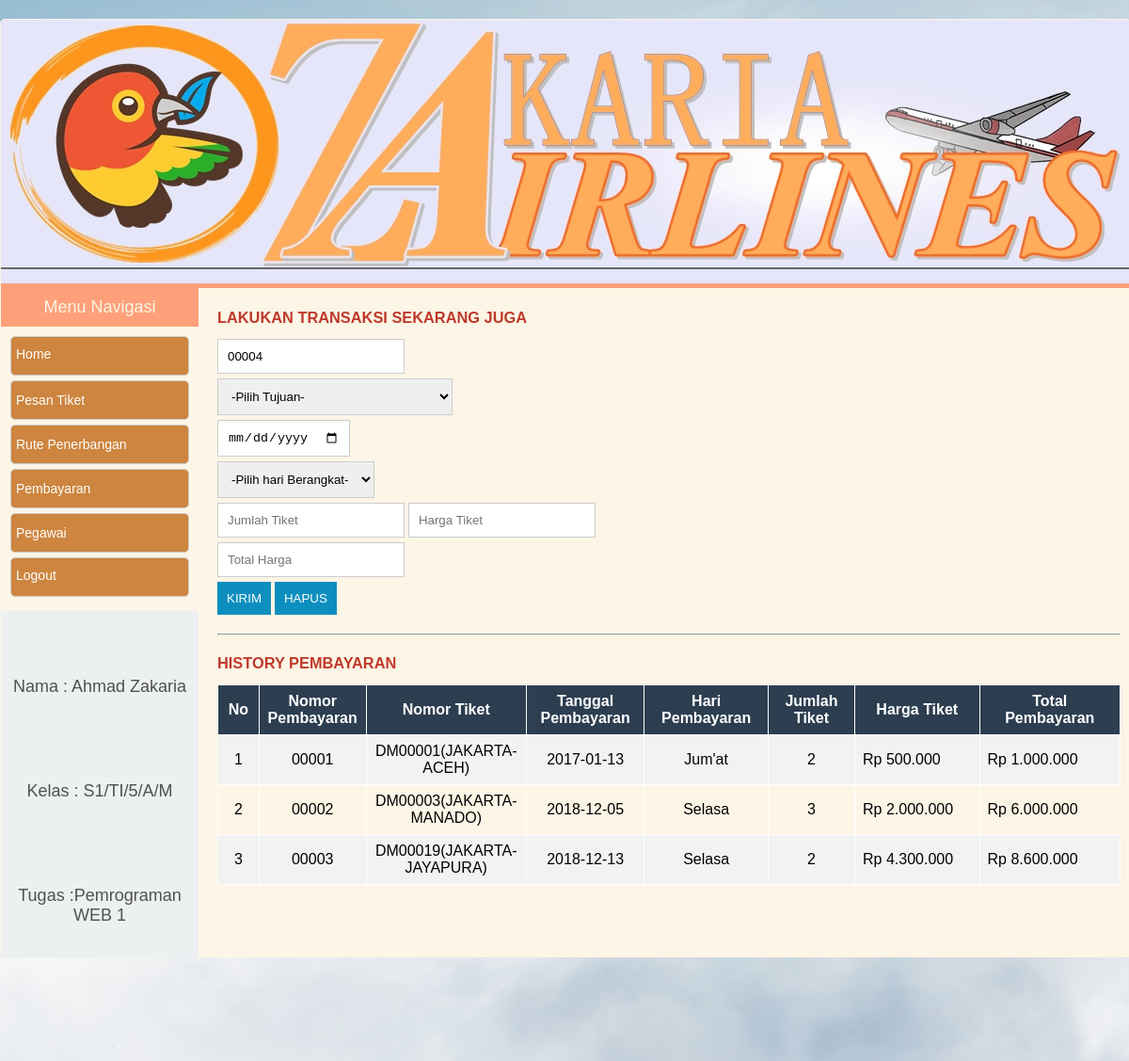
/entry_pembayaran.php (signed in), run on the app's committed database.
### tables this page shows
CREATE TABLE `tbl_pembayaran` (
  `no_pembayaran` varchar(11) NOT NULL,
  `no_tiket` varchar(100) NOT NULL,
  `tgl_pembayaran` date NOT NULL,
  `hari_pembayaran` varchar(6) NOT NULL,
  `jumlah_tiket` int(3) NOT NULL,
  `harga_tiket` int(10) NOT NULL,
  `total_pembayaran` varchar(100) NOT NULL
);

### data/data_pembayaran.php (the view, shortened to what this page needs)
<table id="tabel"  border="1" cellpadding="3" >
	<tr>
		<th style="width: 40px;">No</th>
		<th style="width: 100px;">Nomor Pembayaran</th>
		<th style="width: 160px;">Nomor Tiket</th>
		<th style="width: 140px;">Tanggal Pembayaran</th>
		<th style="width: 160px;">Hari Pembayaran</th>
		<th style="width: 120px;">Jumlah Tiket</th>
		<th style="width: 220px;">Harga Tiket</th>
		<th style="width: 220px;">Total Pembayaran</th>
	</tr>
	<?php include('koneksi/conn.php');
	$sql = "SELECT * FROM tbl_pembayaran";
	$hasil=mysql_query($sql) or die(mysql_error());
	$no=1;
	while ($data = mysql_fetch_array ($hasil)){
		$harga=$data['harga_tiket'];
		$total=$data['total_pembayaran'];
		?>
		<tr>
			<td><p align=center><?php echo $no++?></td>
			<td><p align=center><?php echo $data['no_pembayaran'];?></td>
			<td><p align=center><?php echo $data['no_tiket']; ?></td>
			<td><p align=center><?php echo $data['tgl_pembayaran']; ?></td>
			<td><p align=center><?php echo $data['hari_pembayaran']; ?></td>
			<td><p align=center><?php echo $data['jumlah_tiket']; ?></td>
			<td>Rp <?php echo number_format($harga,0,".","."); ?></td>
			<td>Rp <?php echo number_format($total,0,".","."); ?></td>
		</tr>
		<?php } ?>
	</table>

### entry_pembayaran.php (shortened to what this page needs)
<?php
include('template/top.php');
include('template/navigasi.php');
$no = 1;
$sql = "SELECT * FROM tbl_pembayaran ORDER BY no_pembayaran DESC limit 1";
$hasil=mysql_query($sql) or die(mysql_error());
?>
<div id="main">
	<div class="content">
		<h3>Lakukan Transaksi Sekarang Juga</h3>
		<form action="insertpembayaran.php" method="POST">
			<div class="input-group">
				<input type="text" placeholder="Nomor Indentitas Pembayaran" value="0000<?php while($rows=mysql_fetch_array($hasil)){ $num = $rows['no_pembayaran']+$no; echo $num; }?>" name="no_pembayaran" readonly>
			</div>
				<div class="input-group">
			<select name="no_tiket" id="no_tiket"  style="width: 250px;">
				<option value=>-Pilih Tujuan-</option>
					</select>
				</div>
					<div class="input-group">
						<input type="date" placeholder="Tanggal Pembayaran" name="tgl_pembayaran">
							</div>
						<div class="input-group">
				<select name="hari_pembayaran" id="">
					<option value="0">-Pilih hari Berangkat-</option>
				</select>
			</div>
			<div class="input-group">
				<input type="text" placeholder="Jumlah Tiket" id="jumlah" oninput="calculate()" name="jumlah_tiket">
				<input type="text" placeholder="Harga Tiket" id="harga" oninput="calculate()" name="harga_tiket">
			</div>
			<div class="input-group">
				<input type="text" placeholder="Total Harga" name="total_pembayaran" id="total" >
			</div>
			<div class="input-group">
				<button type="submit" class="btn">Kirim</button>
				<button type="reset" class="btn">Hapus</button>
			</div>
		</form>
		<hr/>
		<h3>History Pembayaran</h3>
		<?php include('data/data_pembayaran.php'); ?>
	</div>
</div>
<?php include('template/footer.php'); ?>

### style.css (style rules this page uses)
* { padding: 0; margin: 0; }
body { background: url(img/3.jpg) no-repeat fixed; background-size: cover; font-family: 'Oxygen', sans-serif; font-size: 14px; }
#main { background-color: #000; }
.content { width: 960px; padding: 10px 0; float: left; margin-left: 20px; color: #403F3F; }
.content h3 { text-transform: uppercase; color: #c0392b; height: 20px; margin: 12px 0; }
.input-group { margin-bottom: 5px; }
.input-group input { padding:10px; border:1px solid #ccc; }
.input-group select { padding: 10px; border: 1px solid #ccc; }
.btn { border: none; padding: 10px; background: #0C8FBF; color: #fff; text-transform: uppercase; text-align: center; cursor: pointer; }
hr { margin: 20px 0; }
table { border-collapse: collapse; width: 100%; }
th, td { border:1px solid #fff; text-align: left; padding: 8px; }
tr:nth-child(even) { background-color: #f2f2f2 }
th { background-color:#2c3e50; color: white; text-align: center; }

### data on the page
tbl_pembayaran: no_pembayaran "00004", no_pembayaran "00003", no_tiket "DM00019(JAKARTA-JAYAPURA)", tgl_pembayaran "2018-12-13", hari_pembayaran "Selasa", jumlah_tiket "2", harga_tiket "4.300.000", total_pembayaran "8.600.000"
tbl_pembayaran: no_pembayaran "00001", no_tiket "DM00001(JAKARTA-ACEH)", tgl_pembayaran "2017-01-13", hari_pembayaran "Jum'at", jumlah_tiket "2", harga_tiket "500.000", total_pembayaran "1.000.000"
tbl_pembayaran: no_pembayaran "00002", no_tiket "DM00003(JAKARTA-MANADO)", tgl_pembayaran "2018-12-05", hari_pembayaran "Selasa", jumlah_tiket "3", harga_tiket "2.000.000", total_pembayaran "6.000.000"
